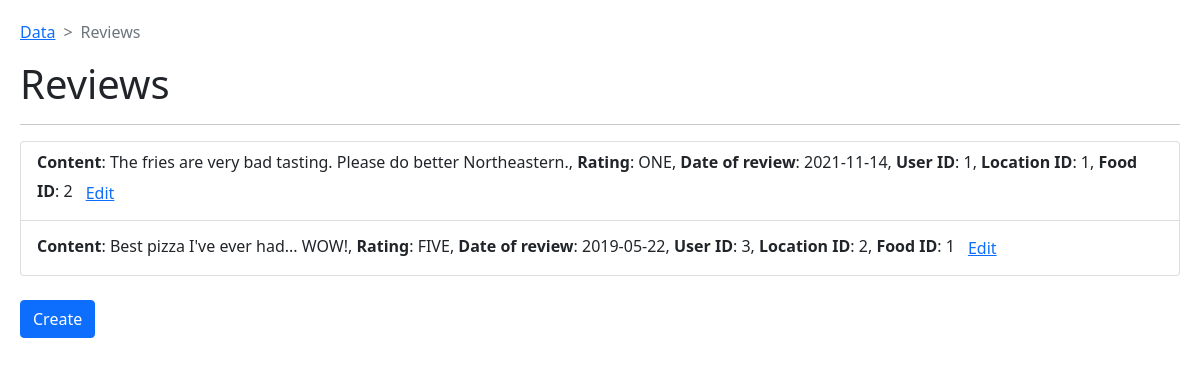
The app's page /ReviewsList.php with its own data.
### tables this page shows
CREATE TABLE `reviews` (
  `id` int NOT NULL AUTO_INCREMENT,
  `content` varchar(100) DEFAULT NULL,
  `rating` enum('ONE','TWO','THREE','FOUR','FIVE') DEFAULT NULL,
  `date_of_review` datetime DEFAULT CURRENT_TIMESTAMP,
  `user_id` int DEFAULT NULL,
  `location_id` int DEFAULT NULL,
  `food_id` int DEFAULT NULL,
  PRIMARY KEY (`id`),
  KEY `user_id` (`user_id`),
  KEY `location_id` (`location_id`),
  KEY `food_id` (`food_id`),
  CONSTRAINT `reviews_ibfk_1` FOREIGN KEY (`user_id`) REFERENCES `users` (`id`) ON DELETE CASCADE,
  CONSTRAINT `reviews_ibfk_2` FOREIGN KEY (`location_id`) REFERENCES `locations` (`id`) ON DELETE CASCADE,
  CONSTRAINT `reviews_ibfk_3` FOREIGN KEY (`food_id`) REFERENCES `foods` (`id`) ON DELETE CASCADE
);

### Config.php (called while the page is built, shortened)
<?php
    class Config
    {
        public $conn_servername = "localhost";
        public $conn_username = "root";
        public $conn_password = "P@ssw0rd";
        public function getConnection() {
            $conn = new mysqli($this->conn_servername, $this->conn_username, $this->conn_password);
            return $conn;
        }
    }
?>

### DAOs/ReviewDAO.php (called while the page is built, shortened)
<?php
    include __DIR__ . '/../Config.php';
    include __DIR__ . '/../Model/Review.php';
    class ReviewDAO
    {
        public $conn;
        public function __construct() {
            $this->config = new Config();
            $this->conn = $this->config->getConnection();
        }
        public function findAllReviews() {
            $list_of_reviews = array();
            $sql = "SELECT * FROM `food_reviews`.`reviews`";
            $result = mysqli_query($this->conn, $sql);
            if (mysqli_num_rows($result) > 0) {
                while($row = mysqli_fetch_assoc($result)) {
                    $list_of_reviews[] = new Review($row["id"], $row["content"], $row["rating"], $row["date_of_review"], $row["user_id"], $row["location_id"], $row["food_id"]);
                }
            }
            return $list_of_reviews;
        }
    }
?>

### Model/Review.php (called while the page is built, shortened)
<?php
    class Review
    {
        public $id;
        public $content;
        public $rating;
        public $date_of_review;
        public $user_id;
        public $location_id;
        public $food_id;
        public function __construct($id, $content, $rating, $date_of_review, $user_id, $location_id, $food_id) {
            $this->id = $id;
            $this->content = $content;
            $this->rating = $rating;
            $this->date_of_review = $date_of_review;
            $this->user_id = $user_id;
            $this->location_id = $location_id;
            $this->food_id = $food_id;
        }
        public function getId(): int {
            return $this->id;
        }
        public function getContent(): string {
            return $this->content;
        }
        public function getRating(): string {
            return $this->rating;
        }
        public function getDOR(): string {
            return $this->date_of_review;
        }
        public function getUserId(): string {
            return $this->user_id;
        }
        public function getLocationId(): string {
            return $this->location_id;
        }
        public function getFoodId(): string {
            return $this->food_id;
        }
    }
?>

### ReviewsList.php (the view, shortened to what this page needs)
<?php include 'DAOs/ReviewDAO.php';?>
<?php
    $database_connection = new ReviewDAO();
?>
<!DOCTYPE HTML PUBLIC "-//W3C//DTD HTML 4.01//EN" "http://www.w3.org/TR/html4/strict.dtd">
<html>
    <head>
        <link href="https://cdn.jsdelivr.net/npm/bootstrap@5.1.3/dist/css/bootstrap.min.css" rel="stylesheet">
    </head>
    <body style="padding: 20px;">
        <nav style="--bs-breadcrumb-divider: '>';" aria-label="breadcrumb">
            <ol class="breadcrumb">
                <li class="breadcrumb-item"><a href="index.php">Data</a></li>
                <li class="breadcrumb-item active" aria-current="page">Reviews</li>
            </ol>
        </nav>
        <div>
            <h1>Reviews</h1>
            <hr>
            <ul class="list-group">
                <?php
                    foreach ($database_connection->findAllReviews() as $review) {
                        echo "<li class='list-group-item'><b>Content</b>: ". $review->getContent() . ", <b>Rating</b>: " . $review->getRating() . ", <b>Date of review</b>: " . substr($review->getDOR(), 0, 10) . ", <b>User ID</b>: " . $review->getUserId() . ", <b>Location ID</b>: " . $review->getLocationId() . ", <b>Food ID</b>: " . $review->getFoodId() . "<a href=EditReviewForm.php?review='" . $review->getId() . "'><button type='button' class='btn btn-link'>Edit</button></a>" . "</li>";
                    }
                ?>
            </ul>
            <br>
            <a href="AddReviewForm.php"><button type="button" class="btn btn-primary">Create</button></a>
        </div>
    </body>
</html>

### records on screen
reviews: content "The fries are very bad tasting. Please do better Northeastern.", rating "ONE", date_of_review "2021-11-14", user "1", location "1", food "2"
reviews: content "Best pizza I've ever had... WOW!", rating "FIVE", date_of_review "2019-05-22", user "3", location "2", food "1"
